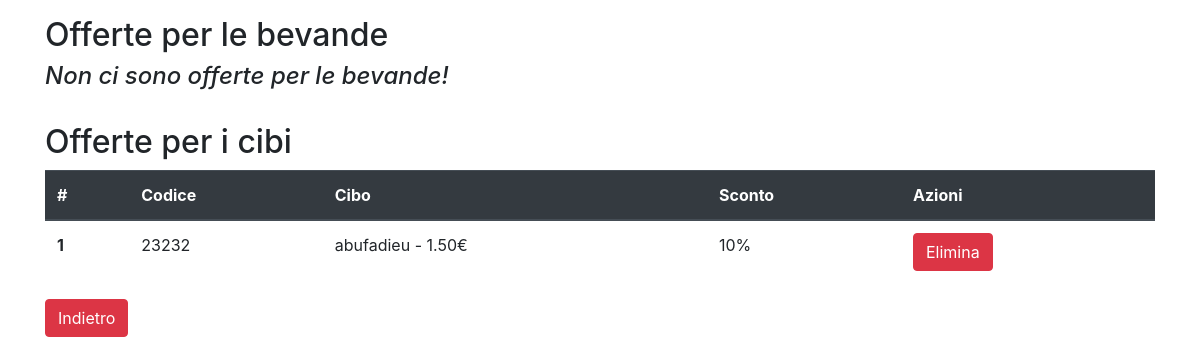
The page /offers/ (signed in) on the database as committed earlier.
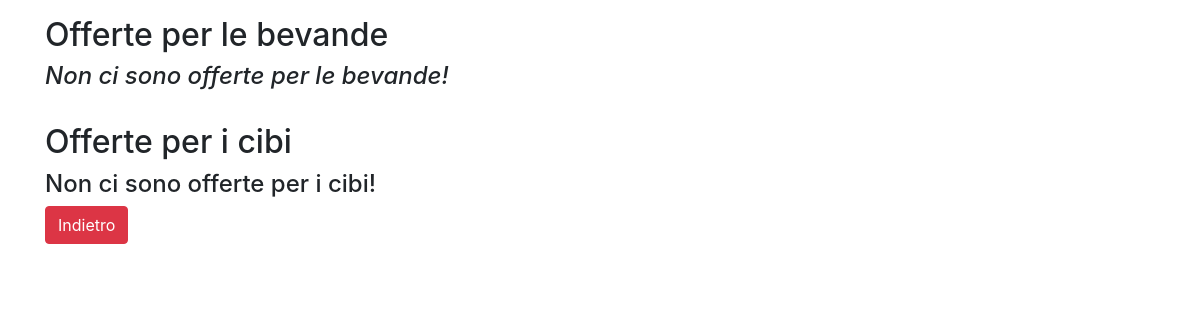
The same page on the database as committed later.
### offers/models.py (models this page shows, shortened)
class Offer(models.Model):
    code = models.CharField(max_length=30, unique=True)
    discount = models.PositiveIntegerField(default=10, help_text="Inserire l'ammontare dello sconto senza percentuale!",
                                           validators=[MinValueValidator(1), MaxValueValidator(100)])
    class Meta:
        abstract = True

class OfferFood(Offer):
    food = models.ForeignKey(Food, on_delete=models.CASCADE)

### products/models.py (models this page shows, shortened)
class Product(models.Model):
    image = models.ImageField(null=True, blank=True, upload_to='dishes')
    name = models.CharField(max_length=80)
    description = models.TextField(null=True, blank=True)
    price = models.DecimalField(max_digits=10, decimal_places=2)
    class Meta:
        abstract = True
    def __str__(self):
        return f"{self.name} - {self.price}€"

class Food(Product):
    ingredients = models.ManyToManyField(Ingredient)

### offers/views.py (the view)
# urls.py: path('', offer_list, name='offers-list'),
@login_required
def offer_list(request):
    food = OfferFood.objects.all()
    drink = OfferDrink.objects.all()
    context = {
        'food': food,
        'drink': drink,
    }
    return render(request, 'offers/offers_list.html', context)

### offers/templates/offers/offers_list.html (shortened to what this page needs)
{% extends 'base.html' %}
{% load crispy_forms_tags %}
{% block content %}
    <h2>Offerte per le bevande</h2>
    {% if drink.count == 0 %}
        <h4><em>Non ci sono offerte per le bevande!</em></h4>
        <br>
    {% endif %}
    <h2>Offerte per i cibi</h2>
    {% if food.count == 0 %}
        <h4>Non ci sono offerte per i cibi!</h4>
    {% else %}
    <table class="table">
  <thead class="thead-dark">
    <tr>
      <th scope="col">#</th>
      <th scope="col">Codice</th>
      <th scope="col">Cibo</th>
      <th scope="col">Sconto</th>
        {% if user.is_restaurateur %}
            <th scope="col">Azioni</th>
        {% endif %}
    </tr>
  </thead>
  <tbody>
        {% for f in food %}
             <tr>
                <th scope="row">{{ forloop.counter }}</th>
                <td>{{ f.code }}</td>
                <td>{{ f.food }}</td>
                <td>{{ f.discount }}%</td>
                 {% if user.is_restaurateur %}
                    <td><a href="{% url 'offers:offer-delete-food' f.pk%}" class="btn btn-danger">Elimina</a></td>
                 {% endif %}
             </tr>
        {% endfor %}
  </tbody>
</table>
    {% endif %}
    <button type="button" class="btn btn-danger" onclick="location.href='{% url 'home' %}'"
                id="reservation-button">Indietro</button>
{% endblock %}

Rows that differ between the two databases and show on the page:
removed OfferFood: code "23232", food "abufadieu - 1.50€", discount "10"
Other text that changed with them:
text no longer shown: "# Codice Cibo Sconto Azioni"
text now shown: "Non ci sono offerte per i cibi!"
